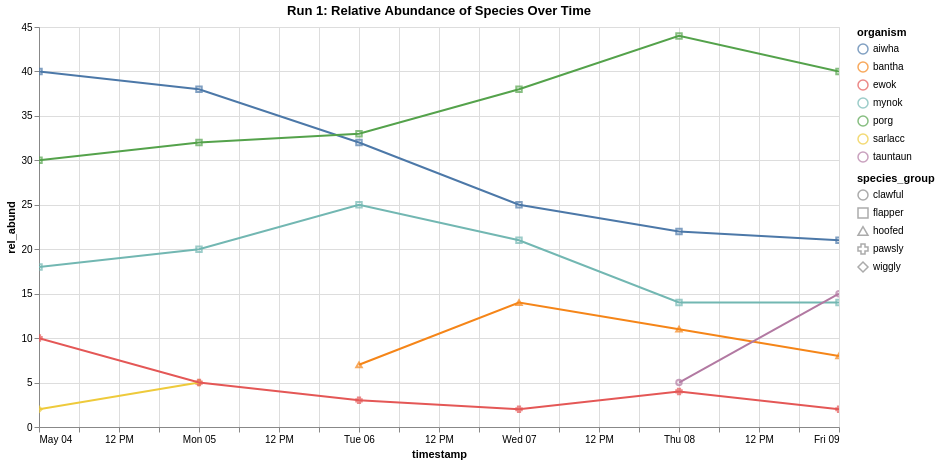

Notebook source saved alongside this figure:
### Markdown cell above
## Points and Lines

### Code cell
points = alt.Chart(df1).mark_point().encode(
    x = 'timestamp:T',
    y = 'rel_abund:Q',
    color = 'organism:N',
    shape='species_group:N',
    tooltip=['organism:N', 'species_group:N', 'rel_abund:Q', 'timestamp:O', 'run_id:N','site:N','sample_id:N']
).properties(
    title = 'Run 1: Relative Abundance of Species Over Time',
    width = 800,
    height = 400
)

lines = alt.Chart(df1).mark_line().encode(
    x = 'timestamp:T',
    y = 'rel_abund:Q',
    color = 'organism:N',
    detail='species_group:N',
    tooltip=['organism:N', 'species_group:N', 'rel_abund:Q', 'timestamp:O', 'run_id:N','site:N','sample_id:N']
).interactive()

points + lines

### Figure 1 — Vega-Lite specification as saved in the notebook (floating-point values rounded to 4 significant figures)
{"config": {"view": {"continuousWidth": 300, "continuousHeight": 300}}, "layer": [{"mark": {"type": "point"}, "encoding": {"color": {"field": "organism", "type": "nominal"}, "shape": {"field": "species_group", "type": "nominal"}, "tooltip": [{"field": "organism", "type": "nominal"}, {"field": "species_group", "type": "nominal"}, {"field": "rel_abund", "type": "quantitative"}, {"field": "timestamp", "type": "ordinal"}, {"field": "run_id", "type": "nominal"}, {"field": "site", "type": "nominal"}, {"field": "sample_id", "type": "nominal"}], "x": {"field": "timestamp", "type": "temporal"}, "y": {"field": "rel_abund", "type": "quantitative"}}, "title": "Run 1: Relative Abundance of Species Over Time"}, {"mark": {"type": "line"}, "encoding": {"color": {"field": "organism", "type": "nominal"}, "detail": {"field": "species_group", "type": "nominal"}, "tooltip": [{"field": "organism", "type": "nominal"}, {"field": "species_group", "type": "nominal"}, {"field": "rel_abund", "type": "quantitative"}, {"field": "timestamp", "type": "ordinal"}, {"field": "run_id", "type": "nominal"}, {"field": "site", "type": "nominal"}, {"field": "sample_id", "type": "nominal"}], "x": {"field": "timestamp", "type": "temporal"}, "y": {"field": "rel_abund", "type": "quantitative"}}, "name": "view_1"}], "data": {"name": "data-c5c0cfdf8411900efb5b150ca82062b6"}, "height": 400, "params": [{"name": "param_5", "select": {"type": "interval", "encodings": ["x", "y"]}, "bind": "scales", "views": ["view_1"]}], "width": 800, "$schema": "https://vega.github.io/schema/vega-lite/v5.16.3.json", "datasets": {"data-c5c0cfdf8411900efb5b150ca82062b6": [{"site": "Takodana", "reactor": "R2D2", "run_id": 1, "sample_id": 100, "timestamp": "4-May-25", "rel_abund": 2, "organism": "sarlacc", "species_group": "wiggly"}, {"site": "Takodana", "reactor": "R2D2", "run_id": 1, "sample_id": 100, "timestamp": "4-May-25", "rel_abund": 18, "organism": "mynok", "species_group": "flapper"}, {"site": "Takodana", "reactor": "R2D2", "run_id": 1, "sample_id": 100, "timestamp": "4-May-25", "rel_abund": 40, "organism": "aiwha", "species_group": "flapper"}, {"site": "Takodana", "reactor": "R2D2", "run_id": 1, "sample_id": 100, "timestamp": "4-May-25", "rel_abund": 30, "organism": "porg", "species_group": "flapper"}, {"site": "Takodana", "reactor": "R2D2", "run_id": 1, "sample_id": 100, "timestamp": "4-May-25", "rel_abund": 10, "organism": "ewok", "species_group": "pawsly"}, {"site": "Takodana", "reactor": "R2D2", "run_id": 1, "sample_id": 101, "timestamp": "5-May-25", "rel_abund": 5, "organism": "sarlacc", "species_group": "wiggly"}, {"site": "Takodana", "reactor": "R2D2", "run_id": 1, "sample_id": 101, "timestamp": "5-May-25", "rel_abund": 20, "organism": "mynok", "species_group": "flapper"}, {"site": "Takodana", "reactor": "R2D2", "run_id": 1, "sample_id": 101, "timestamp": "5-May-25", "rel_abund": 38, "organism": "aiwha", "species_group": "flapper"}, {"site": "Takodana", "reactor": "R2D2", "run_id": 1, "sample_id": 101, "timestamp": "5-May-25", "rel_abund": 32, "organism": "porg", "species_group": "flapper"}, {"site": "Takodana", "reactor": "R2D2", "run_id": 1, "sample_id": 101, "timestamp": "5-May-25", "rel_abund": 5, "organism": "ewok", "species_group": "pawsly"}, {"site": "Takodana", "reactor": "R2D2", "run_id": 1, "sample_id": 102, "timestamp": "6-May-25", "rel_abund": 25, "organism": "mynok", "species_group": "flapper"}, {"site": "Takodana", "reactor": "R2D2", "run_id": 1, "sample_id": 102, "timestamp": "6-May-25", "rel_abund": 32, "organism": "aiwha", "species_group": "flapper"}, {"site": "Takodana", "reactor": "R2D2", "run_id": 1, "sample_id": 102, "timestamp": "6-May-25", "rel_abund": 33, "organism": "porg", "species_group": "flapper"}, {"site": "Takodana", "reactor": "R2D2", "run_id": 1, "sample_id": 102, "timestamp": "6-May-25", "rel_abund": 3, "organism": "ewok", "species_group": "pawsly"}, {"site": "Takodana", "reactor": "R2D2", "run_id": 1, "sample_id": 102, "timestamp": "6-May-25", "rel_abund": 7, "organism": "bantha", "species_group": "hoofed"}, {"site": "Takodana", "reactor": "R2D2", "run_id": 1, "sample_id": 103, "timestamp": "7-May-25", "rel_abund": 21, "organism": "mynok", "species_group": "flapper"}, {"site": "Takodana", "reactor": "R2D2", "run_id": 1, "sample_id": 103, "timestamp": "7-May-25", "rel_abund": 25, "organism": "aiwha", "species_group": "flapper"}, {"site": "Takodana", "reactor": "R2D2", "run_id": 1, "sample_id": 103, "timestamp": "7-May-25", "rel_abund": 38, "organism": "porg", "species_group": "flapper"}, {"site": "Takodana", "reactor": "R2D2", "run_id": 1, "sample_id": 103, "timestamp": "7-May-25", "rel_abund": 2, "organism": "ewok", "species_group": "pawsly"}, {"site": "Takodana", "reactor": "R2D2", "run_id": 1, "sample_id": 103, "timestamp": "7-May-25", "rel_abund": 14, "organism": "bantha", "species_group": "hoofed"}, {"site": "Takodana", "reactor": "R2D2", "run_id": 1, "sample_id": 104, "timestamp": "8-May-25", "rel_abund": 14, "organism": "mynok", "species_group": "flapper"}, {"site": "Takodana", "reactor": "R2D2", "run_id": 1, "sample_id": 104, "timestamp": "8-May-25", "rel_abund": 22, "organism": "aiwha", "species_group": "flapper"}, {"site": "Takodana", "reactor": "R2D2", "run_id": 1, "sample_id": 104, "timestamp": "8-May-25", "rel_abund": 44, "organism": "porg", "species_group": "flapper"}, {"site": "Takodana", "reactor": "R2D2", "run_id": 1, "sample_id": 104, "timestamp": "8-May-25", "rel_abund": 4, "organism": "ewok", "species_group": "pawsly"}, {"site": "Takodana", "reactor": "R2D2", "run_id": 1, "sample_id": 104, "timestamp": "8-May-25", "rel_abund": 11, "organism": "bantha", "species_group": "hoofed"}, {"site": "Takodana", "reactor": "R2D2", "run_id": 1, "sample_id": 104, "timestamp": "8-May-25", "rel_abund": 5, "organism": "tauntaun", "species_group": "clawful"}, {"site": "Takodana", "reactor": "R2D2", "run_id": 1, "sample_id": 105, "timestamp": "9-May-25", "rel_abund": 14, "organism": "mynok", "species_group": "flapper"}, {"site": "Takodana", "reactor": "R2D2", "run_id": 1, "sample_id": 105, "timestamp": "9-May-25", "rel_abund": 21, "organism": "aiwha", "species_group": "flapper"}, {"site": "Takodana", "reactor": "R2D2", "run_id": 1, "sample_id": 105, "timestamp": "9-May-25", "rel_abund": 40, "organism": "porg", "species_group": "flapper"}, {"site": "Takodana", "reactor": "R2D2", "run_id": 1, "sample_id": 105, "timestamp": "9-May-25", "rel_abund": 2, "organism": "ewok", "species_group": "pawsly"}, {"site": "Takodana", "reactor": "R2D2", "run_id": 1, "sample_id": 105, "timestamp": "9-May-25", "rel_abund": 8, "organism": "bantha", "species_group": "hoofed"}, {"site": "Takodana", "reactor": "R2D2", "run_id": 1, "sample_id": 105, "timestamp": "9-May-25", "rel_abund": 15, "organism": "tauntaun", "species_group": "clawful"}]}}
